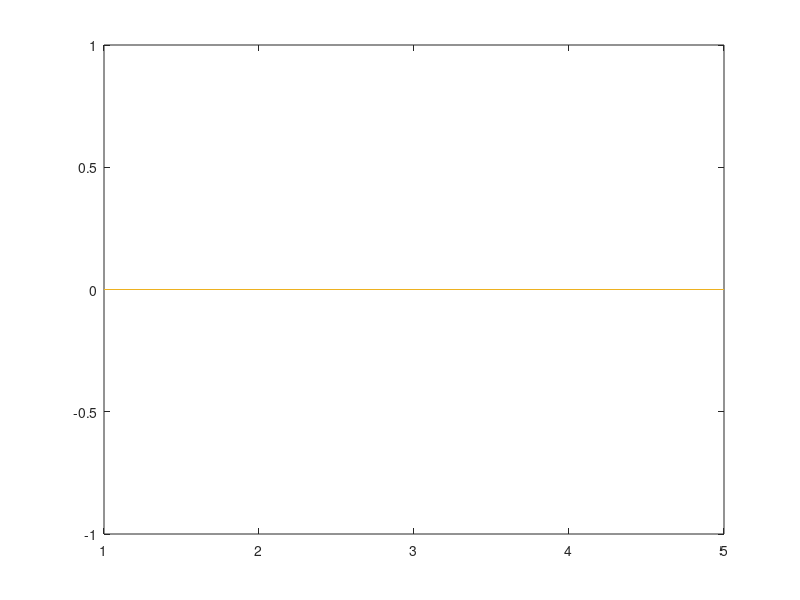

MATLAB code to generate this figure: (Note: this script raises an error after producing the figure.)

%% settings
fps = 60;
num_mice = 10;
num_reps = 40;
num_days = 5;
max_trial_duration = 60;
guaranteed_rewards = 3; %# of rewards which are automatically given, even on "lick_required" days
reward_zones = [-0.5 -0.5 0 0 0,  -0.5 -0.5 -0.5 0 0]; %start of reward zones, for mouse 1-10
control_zones = -0.5 - reward_zones; %start of control zones for mouse 1-10
reward_zone_size = 0.5;
anticipation_zone_size = 0.25;
base_dir{1} = "C:\Users\Published Data\Linear Track\linear track V5 set1"; %folder for data set 1
base_dir{2} = "C:\Users\Published Data\Linear Track\linear track V5 set2"; %folder for data set 2
mice_per_set = 5;

%colors
blue_color = [0 0 1];
orange_color = [1 0.5 0];
green_color = [0 0.8 0];
grey_color = [0.6 0.6 0.6];
magenta_color = [1 0 1];


%% load data
%parameters for data inclusion
min_track_end_position = 0.7; %how far down the track the mouse has to get before timeout, to be included in analysis (track ends are [-0.75 0.75]

trial_timeout = false(num_reps,num_mice,num_days); %to keep track of # of trial timeouts
zoneAmice = find(reward_zones==-0.5);
zoneBmice = find(reward_zones==0);
for set = 1:2
    for d = 1:num_days
        cur_dir = fullfile(base_dir{set},['day' num2str(d)]); %directory of day's data
        data_dir = dir(fullfile(cur_dir,'*godotlogs.txt')); %list of log files
        num_trials = length(data_dir);
        mousenum = nan(num_trials,1); %to store mouse ID #
        repnum = nan(num_trials,1); %to store repetition #
        rewardnum = nan(num_trials,1); %to store whether the trial was rewarded or not
        daynum = nan(num_trials,1); %to store the day/date the trial was run
        minutenum = nan(num_trials,1); %to store the minute the trial started (used for chronologically sorting trials from the same mouse/day)

        %get metadata from filename for all trials in this folder
        for t = 1:num_trials
            cur_trial_name = fullfile(data_dir(t).folder,data_dir(t).name);
            repnum(t) = str2double(extractBetween(data_dir(t).name,'rep','_'));
            rewardnum(t) = str2double(extractBetween(data_dir(t).name,'reward','_'));
            mousenum(t) = str2double(extractBetween(data_dir(t).name,'mouse','_'));
            datestrend = strfind(data_dir(t).name,'_linear')-1;
            datestr = data_dir(t).name(1:datestrend);
            datecell = strsplit(datestr,'_');
            datearray = cellfun(@str2double,datecell);
            if t==1
                t1 = datetime(datearray);
                minutenum(t) = 0;
            else
                t2 = datetime(datearray);
                minutenum(t) = ceil(minutes(time((between(t1,t2,'Time')))));
            end
        end

        %fix repnums for separate experiments (e.g. if an exp ended early and was restarted to get more reps)
        for m = unique(mousenum)'
            m_inds = mousenum==m;
            if length(unique(minutenum(m_inds)))>1
                new_repnums = 1:sum(m_inds);
                for cur_min = sort(unique(minutenum(m_inds)))'
                    min_inds = minutenum==cur_min & m_inds;
                    num_reps_at_min = sum(min_inds);
                    repnums_at_min = repnum(min_inds);
                    [~,o] = sort(repnums_at_min);
                    repnums_at_min(o) = new_repnums(1:num_reps_at_min);
                    repnum(min_inds) = repnums_at_min;
                    new_repnums(1:num_reps_at_min) = [];
                end
            end
        end

        %to give multiple sets of "mice 1-N" unique ID #s
        mousenum = mousenum+((set-1)*mice_per_set);
        
        %pre-allocate space for data
        if set==1 && d==1
            data = nan(1,10,num_days,num_reps,num_mice);
        end

        %load data
        for t = 1:num_trials
            cur_trial_name = fullfile(data_dir(t).folder,data_dir(t).name);
            rawdata = csvread(cur_trial_name);

            %make sure trial does not exceed max trial duration (godot/pi hangups can cause rare issues here)
            start_t = rawdata(1,9); %first timestamp
            end_t = start_t+(1000*max_trial_duration)-1;
            rawdata((rawdata(:,9)>end_t),:) = [];
            rawdata_length = size(rawdata,1);
            data_length = size(data,1);

            %only include data if the mouse traversed the entire track within the trial period
            if max(rawdata(:,5))>=min_track_end_position
                if rawdata_length>data_length
                    data(data_length+1:rawdata_length,:,:,:,:) = nan;
                end
                
                %data columns: [yaw, pitch, roll, x, z, ang, reward, lick, time] 
                data(1:rawdata_length,1:9,d,repnum(t),mousenum(t)) = rawdata;
                data(1:rawdata_length,10,d,repnum(t),mousenum(t)) = rewardnum(t); %add whether trial was rewarded to a new column
            else
                trial_timeout(repnum(t),mousenum(t),d) = true;
            end
        end
    end
end


%% quick look at some raw data
%plot amount of trial timeouts
plot(squeeze(mean(trial_timeout))');

%walking speed histogram
dz = diff(data(:,5,:,:,:)); %m/step
dt = diff(data(:,9,:,:,:)); %ms/step
cm_per_s = (100*dz)./(dt/1000); %cm/s
histogram(cm_per_s(:))


%% bin the data based on position along the track
%parameters for binning data by position
% num_zbins = 50;
% bins_to_exclude = [1 2 num_zbins-1 num_zbins];
num_zbins = 30;
bins_to_exclude = [1 num_zbins];

%parameters for removing reward-licks
omit_lick_dur = 3; %always remove licks for this amount of time after reward
omit_lick_dist = 0; %always remove licks this amount to distance "" 
omit_lick_freq = 1; %remove licks until it drops below this freq
omit_lick_freq_window = 0.5; %(s rolling avg)

%for plotting an example mouse trajectory
example_mouse = 1;
example_day = 3;
example_rep = 10; 
%some good examples: 
%mouse 1, day 1, rep 6 (unlearned, random licking) 
%mouse 1, day 3, rep 10 (fast, not so learned)
%mouse 1, day 5, rep 25 (place learned, rewarded trial)
%mouse 1, day 5, rep 26 (place learned, unrewarded trial)
%mouse 3, dat 1, rep __
%mouse 3, day 5, rep 26 (rewarded)
%mouse 3, day 5, rep 39 (unrewarded) 

zstep = 1.5/num_zbins;
zbins = -0.75+(zstep/2):zstep:0.75-(zstep/2);
lick_bin = zeros([num_reps num_zbins num_mice num_days]); %all licks
lick_bin_omit = zeros([num_reps num_zbins num_mice num_days]); %licks excluded for being right after rewarded
lick_bin_include = zeros([num_reps num_zbins num_mice num_days]); %what's left after omitting reward licks
reward_bin = nan([num_reps num_zbins num_mice num_days]); %reward bin
time_bin = nan([num_reps num_zbins num_mice num_days]); %mean time at each bin
dur_bin = zeros([num_reps num_zbins num_mice num_days]); %duration bin
dur_bin_omit = zeros([num_reps num_zbins num_mice num_days]); %duration bin, only of reward licks
dur_bin_include = zeros([num_reps num_zbins num_mice num_days]); %duration bin, excluding reward-lick duration
for m = 1:num_mice
    for d = 1:num_days
        for r = 1:num_reps
            zpos = data(:,5,d,r,m);
            reward = data(:,7,d,r,m);
            reward = [reward(1); diff(reward)==1];
            lick = data(:,8,d,r,m)>0;
            lick = [lick(1); diff(lick)==1];
            timex = data(:,9,d,r,m);
            timex = (timex-timex(1))/1000; %from ms to s
            
            %check for licks to omit (reward-licking)
            omit_inds = [];
            omit_log = false(size(lick));
            reward_inds = find(reward==1);
            if ~isempty(reward_inds)
                postreward_ind = reward_inds(1)+1;
                %omit by duration after reward
                if omit_lick_dur>0
                    omit_inds = postreward_ind:min([length(omit_log) (postreward_ind+(omit_lick_dur*fps))]); 
                    omit_log(omit_inds) = true;
                end
                
                %omit by lick frequency
                if omit_lick_freq<fps
                    lick_freq = fps*movmean(lick,omit_lick_freq_window*fps);
                    omit_log = omit_log | (lick_freq>omit_lick_freq);
                    omit_log(1:(postreward_ind-1)) = false; %don't omit pre-reward licks
                    includeagain_ind = find(diff(omit_log)==-1,1)+1;
                    omit_log(includeagain_ind:end) = false; %include licks after frequency drops below threshold)
                end
                
                %omit by distance after reward
                if omit_lick_dist>0
                    includeagain_dist = zpos(postreward_ind) + omit_lick_dist;
                    includeagain_ind = find(zpos>=includeagain_dist,1);
                    omit_log(postreward_ind:(includeagain_ind-1)) = true; %omit until mouse reaches certain distance after reward
            
                end
            end
            lick_include = lick & ~omit_log;
            lick_omit = lick & omit_log;
            
            %check that acquired data is OK before including it (framerate regular enough)
            measured_fps = 1./diff(timex(~isnan(timex)));
            if abs(mean(measured_fps)-60)>10 || any(measured_fps<0)
                fprintf(['Problem with data: m' num2str(m) '-d' num2str(d) '-r' num2str(r) '\n'])
            else
                %bin data by zpos
                for z = 1:num_zbins
                    rel_zpos = zpos-zbins(z);
                    bin_inds = rel_zpos>=-(zstep/2) & rel_zpos<(zstep/2);
                    lick_bin(r,z,m,d) = sum(lick(bin_inds),'omitnan');
                    lick_bin_omit(r,z,m,d) = sum(lick_omit(bin_inds),'omitnan');
                    lick_bin_include(r,z,m,d) = sum(lick_include(bin_inds),'omitnan');
                    reward_bin(r,z,m,d) = sum(reward(bin_inds),'omitnan');
                    time_bin(r,z,m,d) = mean(timex(bin_inds),'omitnan'); %average time
                    dur_bin(r,z,m,d) = sum(bin_inds)/mean(measured_fps);
                    dur_bin_omit(r,z,m,d) = sum(bin_inds & omit_log)/mean(measured_fps);
                    dur_bin_include(r,z,m,d) = sum(bin_inds & ~omit_log)/mean(measured_fps);
                end
            end
            
            %plot an example mouse trajectory
            if m==example_mouse && d==example_day && r==example_rep 
                figure('Position',[100 100 350 200])
                axes('Position',[0.1 0.35 0.88 0.6]);
                plot(zpos+.75,timex,'k','LineWidth',1)
                hold on
                patch([reward_zones(m) reward_zones(m)+reward_zone_size reward_zones(m)+reward_zone_size reward_zones(m)]+0.75,...
                    [0 0 60 60],'b','EdgeColor','none','FaceAlpha',0.3);
                patch([control_zones(m) control_zones(m)+reward_zone_size control_zones(m)+reward_zone_size control_zones(m)]+0.75,...
                    [0 0 60 60],'k','FaceColor',grey_color,'EdgeColor','none','FaceAlpha',0.3);
                scatter(zpos(reward==1)+0.75,timex(reward==1),200,'ok','MarkerEdgeColor',magenta_color,'LineWidth',1)
                scatter(zpos(lick_include)+0.75,timex(lick_include),100,'xk','Marker','square','MarkerEdgeColor',green_color,'LineWidth',1)
                scatter(zpos(lick_omit)+0.75,timex(lick_omit),100,'_k','MarkerEdgeColor',grey_color,'LineWidth',0.25)
                scatter(zpos(reward==1)+0.75,timex(reward==1),200,'ok','MarkerEdgeColor',magenta_color,'LineWidth',1)
                
                xlim([0 1.5])
                ylim([0 27])
                yticks([0 5 10 15 20 25])
                ylabel('time from start (s)')
                xlabel('position along track (m)')
                box off
                [~,i] = legend({'mouse trajectory','reward zone','control zone','reward','licks','reward licks'},'Location','NorthEastOutside','FontSize',8);
                i(11).Children.MarkerSize = 10;
                i(12).Children.MarkerSize = 10;
                i(13).Children.MarkerSize = 10;
                i(11).Children.LineWidth = 1;
                i(12).Children.LineWidth = 1;
                i(13).Children.LineWidth = 1;
                i(9).FaceAlpha = 0.4;
                i(10).FaceAlpha = 0.4;
                
                
                %lick rate
                axes('Position',[0.1 0.05 0.8 0.1]);  
                lr = lick_bin(r,:,m,d)./dur_bin(r,:,m,d);
                lri = lick_bin_include(r,:,m,d)./dur_bin(r,:,m,d);
                lro = lick_bin_omit(r,:,m,d)./dur_bin(r,:,m,d);
                binx = zbins+0.75;
                plot(binx,lri,'Color',green_color,'LineWidth',1);
                hold on
                plot(binx,lro,'Color',grey_color,'LineWidth',0.5);
                box off
                ylim([0 11])
                xticks([0 0.5 1 1.5])
                yticks([0 10])
                xticklabels([])
                [~,ii] = legend({'licks','reward licks'},'Location','NorthEastOutside');

            end
        end
    end
end
%calculate binned lick rates
lickrate_bin = lick_bin./dur_bin;
lickrate_bin_omit = lick_bin_omit./dur_bin;
lickrate_bin_include = lick_bin_include./dur_bin;
            
% exclude specified bins
lick_bin(:,bins_to_exclude,:,:) = nan;
lick_bin_omit(:,bins_to_exclude,:,:) = nan;
lick_bin_include(:,bins_to_exclude,:,:) = nan;
lickrate_bin(:,bins_to_exclude,:,:) = nan;
lickrate_bin_omit(:,bins_to_exclude,:,:) = nan;
lickrate_bin_include(:,bins_to_exclude,:,:) = nan;
reward_bin(:,bins_to_exclude,:,:) = nan;
time_bin(:,bins_to_exclude,:,:) = nan;
dur_bin(:,bins_to_exclude,:,:) = nan;

%remove data from timeout trials
%lickbin = [reps z-bin mice days]
data_timeouts = permute(trial_timeout,[1 4 2 3]);
data_timeouts = repmat(data_timeouts,[1 num_zbins 1 1]);
lick_bin(data_timeouts) = nan;
lick_bin_omit(data_timeouts) = nan;
lick_bin_include(data_timeouts) = nan;
lickrate_bin(data_timeouts) = nan;
lickrate_bin_omit(data_timeouts) = nan;
lickrate_bin_include(data_timeouts) = nan;
reward_bin(data_timeouts) = nan;
time_bin(data_timeouts) = nan;
dur_bin(data_timeouts) = nan;

%separate rewarded/unrewarded trials
rewarded_trials = false([num_reps, num_mice, num_days]);
for d = 1:num_days
    for m = 1:num_mice
        rewardnums = squeeze(data(1,10,d,:,m));
        rewarded_reps = rewardnums==1;
        rewarded_trials(:,m,d) = rewarded_reps;
    end
end


%% lick RATE distribution plots, across days
trials_to_include = 1:40;
%lickbin: [trials(40), bins, mice(10), days(5)]

%only look at rewarded trials
rewarded_bins = permute(rewarded_trials,[1 4 2 3]);
rewarded_bins = repmat(rewarded_bins,[1 num_zbins 1 1]);
lickrate_bin_include_rewarded = lickrate_bin_include;
lickrate_bin_include_rewarded(~rewarded_bins) = nan;
lickrate_bin_omit_rewarded = lickrate_bin_omit;
lickrate_bin_omit_rewarded(~rewarded_bins) = nan;

lickrate_includebinnorm = squeeze(mean(lickrate_bin_include(trials_to_include,:,:,:),'omitnan'));
lickrate_omitbinnorm = squeeze(mean(lickrate_bin_omit(trials_to_include,:,:,:),'omitnan'));

%lickrate_binnorm = [bins, mice, days]
mean_licks_include_A = squeeze(mean(lickrate_includebinnorm(:,zoneAmice,:),2,'omitnan'));
mean_licks_omit_A = squeeze(mean(lickrate_omitbinnorm(:,zoneAmice,:),2,'omitnan'));
std_licks_include_A = squeeze(std(lickrate_includebinnorm(:,zoneAmice,:),0,2,'omitnan'));
std_licks_omit_A = squeeze(std(lickrate_omitbinnorm(:,zoneAmice,:),0,2,'omitnan'));
sem_licks_include_A = std_licks_include_A/sqrt(length(zoneAmice));
sem_licks_omit_A = std_licks_omit_A/sqrt(length(zoneAmice));

mean_licks_include_B = squeeze(mean(lickrate_includebinnorm(:,zoneBmice,:),2,'omitnan'));
mean_licks_omit_B = squeeze(mean(lickrate_omitbinnorm(:,zoneBmice,:),2,'omitnan'));
std_licks_include_B = squeeze(std(lickrate_includebinnorm(:,zoneBmice,:),0,2,'omitnan'));
std_licks_omit_B = squeeze(std(lickrate_omitbinnorm(:,zoneBmice,:),0,2,'omitnan'));
sem_licks_include_B = std_licks_include_B/sqrt(length(zoneBmice));
sem_licks_omit_B = std_licks_omit_B/sqrt(length(zoneBmice));

%mean_licks/std_licks = [mice, days]
figure('Position',[100 100 100 200])
% chance_level = 1/(num_zbins-length(bins_to_exclude));
x = zbins+0.75;
ysep = 3.5;
yzeros = fliplr(0:ysep:ysep*4);
% yzeros = [1 0.8 0.6 0.4 0.2];
patch([reward_zones(1) reward_zones(1)+reward_zone_size reward_zones(1)+reward_zone_size reward_zones(1)]+0.75,...
    [-2 -2 50 50],'k','FaceColor',blue_color,'EdgeColor','none','FaceAlpha',0.15);
hold on
patch([control_zones(1) control_zones(1)+reward_zone_size control_zones(1)+reward_zone_size control_zones(1)]+0.75,...
    [-2 -2 50 50],'k','FaceColor',orange_color,'EdgeColor','none','FaceAlpha',0.15);
%plot days 1-5 training data
x(bins_to_exclude) = [];
for d = 1:5
    %plot included licks
    y0 = yzeros(d);
%     plot(x,y0+(zeros(size(x))),'--k')
    
    y = mean_licks_omit_A(:,d)';
    s = sem_licks_omit_A(:,d)';
    y(bins_to_exclude) = [];
    s(bins_to_exclude) = [];
    patch([x fliplr(x)],y0+[(y+s) fliplr(y-s)],'k','FaceColor',[0.7 0.7 0.7],'EdgeColor','none','FaceAlpha',0.3);
    plot(x,y0+y,'Color',[0.7 0.7 0.7],'LineWidth',1)
    
    y = mean_licks_include_A(:,d)';
    s = sem_licks_include_A(:,d)';
    y(bins_to_exclude) = [];
    s(bins_to_exclude) = [];
%     plot(x,y0+mean(y)*ones(size(x)),'--k')
    plot(x,y0*ones(size(x)),'--k')
    patch([x fliplr(x)],y0+[(y+s) fliplr(y-s)],'k','FaceColor',[1 1 1],'EdgeColor','none','FaceAlpha',1);
    patch([x fliplr(x)],y0+[(y+s) fliplr(y-s)],'k','FaceColor',green_color,'EdgeColor','none','FaceAlpha',0.4);
    plot(x,y0+y,'Color',green_color,'LineWidth',1.5)
end
xlabel('position along track (m)')

ylim([-ysep/2 max(yzeros)+1.2*ysep])
ax1 = gca;                  
ax1.YAxis.Visible = 'off'; 
xlim([-0 1.5])


%% lick RATE distribution plots, probe trials only
%rewarded_trials: [num_reps, num_mice, num_days]
%lickbin: [trials(40), bins, mice(10), days(5)]
rewarded_bins = permute(rewarded_trials,[1 4 2 3]);
rewarded_bins = repmat(rewarded_bins,[1 num_zbins 1 1]);
lickrate_includebin_unrewarded = lickrate_bin_include;
lickrate_includebin_unrewarded(logical(rewarded_bins)) = nan;
lickrate_includebin_unrewarded_norm = squeeze(mean(lickrate_includebin_unrewarded(trials_to_include,:,:,:),'omitnan'));
lickrate_includebin_unrewarded_norm = lickrate_includebin_unrewarded_norm./repmat(max(lickrate_includebin_unrewarded_norm),[num_zbins 1 1]);

lickrate_includebin_unrewarded_norm_day4 = mean(lickrate_includebin_unrewarded_norm(:,:,4),3,'omitnan');
mean_licks_include_unrewarded_A_day4 = squeeze(mean(lickrate_includebin_unrewarded_norm_day4(:,zoneAmice),2,'omitnan'));
std_licks_include_unrewarded_A_day4 = squeeze(std(lickrate_includebin_unrewarded_norm_day4(:,zoneAmice),0,2,'omitnan'));
sem_licks_include_unrewarded_A_day4 = std_licks_include_unrewarded_A_day4/sqrt(length(zoneAmice));
mean_licks_include_unrewarded_B_day4 = squeeze(mean(lickrate_includebin_unrewarded_norm_day4(:,zoneBmice),2,'omitnan'));
std_licks_include_unrewarded_B_day4 = squeeze(std(lickrate_includebin_unrewarded_norm_day4(:,zoneBmice),0,2,'omitnan'));
sem_licks_include_unrewarded_B_day4 = std_licks_include_unrewarded_B_day4/sqrt(length(zoneBmice));

lickrate_includebin_unrewarded_norm_day5 = mean(lickrate_includebin_unrewarded_norm(:,:,5),3,'omitnan');
mean_licks_include_unrewarded_A_day5 = squeeze(mean(lickrate_includebin_unrewarded_norm_day5(:,zoneAmice),2,'omitnan'));
std_licks_include_unrewarded_A_day5 = squeeze(std(lickrate_includebin_unrewarded_norm_day5(:,zoneAmice),0,2,'omitnan'));
sem_licks_include_unrewarded_A_day5 = std_licks_include_unrewarded_A_day5/sqrt(length(zoneAmice));
mean_licks_include_unrewarded_B_day5 = squeeze(mean(lickrate_includebin_unrewarded_norm_day5(:,zoneBmice),2,'omitnan'));
std_licks_include_unrewarded_B_day5 = squeeze(std(lickrate_includebin_unrewarded_norm_day5(:,zoneBmice),0,2,'omitnan'));
sem_licks_include_unrewarded_B_day5 = std_licks_include_unrewarded_B_day5/sqrt(length(zoneBmice));

lickrate_includebin_unrewarded_norm_day45 = mean(lickrate_includebin_unrewarded_norm(:,:,4:5),3,'omitnan');
mean_licks_include_unrewarded_A_day45 = squeeze(mean(lickrate_includebin_unrewarded_norm_day45(:,zoneAmice),2,'omitnan'));
std_licks_include_unrewarded_A_day45 = squeeze(std(lickrate_includebin_unrewarded_norm_day45(:,zoneAmice),0,2,'omitnan'));
sem_licks_include_unrewarded_A_day45 = std_licks_include_unrewarded_A_day45/sqrt(length(zoneAmice));
mean_licks_include_unrewarded_B_day45 = squeeze(mean(lickrate_includebin_unrewarded_norm_day45(:,zoneBmice),2,'omitnan'));
std_licks_include_unrewarded_B_day45 = squeeze(std(lickrate_includebin_unrewarded_norm_day45(:,zoneBmice),0,2,'omitnan'));
sem_licks_include_unrewarded_B_day45 = std_licks_include_unrewarded_B_day45/sqrt(length(zoneBmice));

figure('Position',[100 100 100 200])
ax = axes('Position',[0.1 0.55 0.8 0.4]);
patch([reward_zones(1) reward_zones(1)+reward_zone_size reward_zones(1)+reward_zone_size reward_zones(1)]+0.75,...
    [-2 -2 10 10],'k','FaceColor',[0 0 1],'EdgeColor','none','FaceAlpha',0.15);
hold on
patch([control_zones(1) control_zones(1)+reward_zone_size control_zones(1)+reward_zone_size control_zones(1)]+0.75,...
    [-2 -2 10 10],'k','FaceColor',[1 0.5 0],'EdgeColor','none','FaceAlpha',0.15);
x = zbins+0.75;
x(bins_to_exclude) = [];
y = mean_licks_include_unrewarded_A_day45(:)';
s = sem_licks_include_unrewarded_A_day45(:)';
y(bins_to_exclude) = [];
s(bins_to_exclude) = [];
y0 = 0;
plot(x,y0+mean(y)*ones(size(x)),'--k','Color',[0.6 0.6 0.6]);
patch([x fliplr(x)],y0+[(y+s) fliplr(y-s)],'k','FaceColor',[0 0 1],'EdgeColor','none','FaceAlpha',0.3);
plot(x,y0+y,'Color',[0 0 1],'LineWidth',1)
ylim([0 0.9])
xticks([])
yticks([0 0.5])

ax = axes('Position',[0.1 0.1 0.8 0.4]);
patch([reward_zones(1) reward_zones(1)+reward_zone_size reward_zones(1)+reward_zone_size reward_zones(1)]+0.75,...
    [-2 -2 10 10],'k','FaceColor',[0 0 1],'EdgeColor','none','FaceAlpha',0.15);
hold on
patch([control_zones(1) control_zones(1)+reward_zone_size control_zones(1)+reward_zone_size control_zones(1)]+0.75,...
    [-2 -2 10 10],'k','FaceColor',[1 0.5 0],'EdgeColor','none','FaceAlpha',0.15);
y = mean_licks_include_unrewarded_B_day45(:)';
s = sem_licks_include_unrewarded_B_day45(:)';
y(bins_to_exclude) = [];
s(bins_to_exclude) = [];
y0 = 0;
plot(x,y0+mean(y)*ones(size(x)),'--k','Color',[0.6 0.6 0.6]);
patch([x fliplr(x)],y0+[(y+s) fliplr(y-s)],'k','FaceColor',[1 0.5 0],'EdgeColor','none','FaceAlpha',0.3);
plot(x,y0+y,'Color',[1 0.5 0],'LineWidth',1)
yticks([0 0.5])
ylim([0 1])
xlim([0 1.5])


%% fraction of licking in reward and control zones
trials_to_include = 1:40;
zone_lick_include = nan(num_reps,num_days,num_mice,4);
for m = 1:num_mice
    reward_bins = find(zbins>=(reward_zones(m)) & zbins<(reward_zones(m)+reward_zone_size));
    anticipatory_bins = find(zbins>=reward_zones(m) & zbins<(reward_zones(m)+anticipation_zone_size));
    control_bins = find(zbins>=(control_zones(m)) & zbins<(control_zones(m)+reward_zone_size));
    all_bins = 1:num_zbins;
    for d = 1:num_days
        %get amount of licking in each of 3 zones
        zone_lick_include(:,d,m,1) = sum(lick_bin_include(:,reward_bins,m,d),2,'omitnan');
        zone_lick_include(:,d,m,2) = sum(lick_bin_include(:,anticipatory_bins,m,d),2,'omitnan');
        zone_lick_include(:,d,m,3) = sum(lick_bin_include(:,control_bins,m,d),2,'omitnan');
        zone_lick_include(:,d,m,4) = sum(lick_bin_include(:,all_bins,m,d),2,'omitnan');
    end
end
zone_lick_include_fraction = zone_lick_include./repmat(zone_lick_include(:,:,:,4),[1 1 1 4]);
mean_zone_lick_include_fraction = squeeze(mean(zone_lick_include_fraction(trials_to_include,:,:,:),'omitnan'));

%fraction of licks at reward zone
zone = 1;
figure('Position',[100 100 350 200])
y = 100*mean(mean_zone_lick_include_fraction(:,zoneAmice,zone),2,'omitnan')';
ys = 100*std(mean_zone_lick_include_fraction(:,zoneAmice,zone),0,2,'omitnan')';
ys = ys/sqrt(length(zoneAmice));
chance_level = 100*length(reward_bins)/(num_zbins-length(bins_to_exclude));
x = 1:5;
patch([x fliplr(x)],[(y+ys) fliplr(y-ys)],'k','FaceColor','b','EdgeColor','none','FaceAlpha',0.3);
% plot(repmat(x',[1 5]),100*mean_zone_lick_include_fraction(:,zoneAmice,zone),'b','LineWidth',0.25)
hold on
plot(x,chance_level*ones(1,5),'--k')
plot(x,y,'b','LineWidth',2)
xticks(1:5)
xlim([0.75 5.25])
ylim([0 100])
ylabel('licks in reward zone (%)')
xlabel('day of training')

%fraction of licks at control zone
zone = 3;
y = 100*mean(mean_zone_lick_include_fraction(:,zoneAmice,zone),2,'omitnan')';
ys = 100*std(mean_zone_lick_include_fraction(:,zoneAmice,zone),0,2,'omitnan')';
ys = ys/sqrt(length(zoneAmice));
x = 1:5;
patch([x fliplr(x)],[(y+ys) fliplr(y-ys)],'k','FaceColor',[1 0.5 0],'EdgeColor','none','FaceAlpha',0.3);
% plot(repmat(x',[1 5]),100*mean_zone_lick_include_fraction(:,zoneAmice,zone),'Color',[1 0.5 0],'LineWidth',0.25)
plot(x,chance_level*ones(1,5),'--k')
plot(x,y,'Color',[1 0.5 0],'LineWidth',2)
xticks(1:5)
xlim([0.75 5.25])
ylim([0 100])
ylabel('licks (%)')
xlabel('day of training')

[~,iii] = legend({'','','reward zone','','','control zone'},'Location','NorthEastOutside');

%unrewarded trials
zone_lick_include_fraction_unrewarded = zone_lick_include_fraction;
rewarded_zones = permute(rewarded_trials,[1 3 2]);
rewarded_zones = logical(repmat(rewarded_zones,[1 1 1 4]));
zone_lick_include_fraction_unrewarded(rewarded_zones) = nan;
mean_zone_lick_include_fraction_unrewarded = squeeze(mean(zone_lick_include_fraction_unrewarded,'omitnan'));

zone_lick_fraction_unrewarded_day45 = squeeze(mean(mean_zone_lick_include_fraction_unrewarded(:,:,:),1,'omitnan'));
zone_lick_fraction_unrewarded_day4 = squeeze(mean_zone_lick_include_fraction_unrewarded(4,:,:));
zone_lick_fraction_unrewarded_day5 = squeeze(mean_zone_lick_include_fraction_unrewarded(5,:,:));
% zone_lick_fraction_unrewarded_day45: [mice=10, zone=4(reward,anticipatory,control,all)]

%lick fraction selectivity index 
figure('Position',[100 100 350 200])
i_r = mean_zone_lick_include_fraction(:,:,1);
i_c = mean_zone_lick_include_fraction(:,:,3);
lfsi = (i_r-i_c)./(i_r+i_c);
y = mean(lfsi(:,zoneAmice),2,'omitnan')';
ys = std(lfsi(:,zoneAmice),0,2,'omitnan')';
ys = ys/sqrt(length(zoneAmice));
x = 1:5;
patch([x fliplr(x)],[(y+ys) fliplr(y-ys)],'k','FaceColor',green_color,'EdgeColor','none','FaceAlpha',0.3);
hold on
% plot(repmat(x',[1 5]),100*mean_zone_lick_include_fraction(:,zoneAmice,zone),'Color',[1 0.5 0],'LineWidth',0.25)
plot(x,zeros(1,5),'--k')
plot(x,y,'Color',green_color,'LineWidth',2)
xticks(1:5)
xlim([0.75 5.25])
ylim([-0.7 1])
ylabel('selectivity index')
xlabel('day of training')
[~,iii] = legend({'','','reward zone','','','control zone'},'Location','NorthEastOutside');


%lick fraction selectivity index, both mouse groups
figure('Position',[100 100 350 200])
i_r = mean_zone_lick_include_fraction(:,:,1);
i_c = mean_zone_lick_include_fraction(:,:,3);
lfsi = (i_r-i_c)./(i_r+i_c);
y = mean(lfsi(:,zoneAmice),2,'omitnan')';
ys = std(lfsi(:,zoneAmice),0,2,'omitnan')';
ys = ys/sqrt(length(zoneAmice));
x = 1:5;
patch([x fliplr(x)],[(y+ys) fliplr(y-ys)],'k','FaceColor',blue_color,'EdgeColor','none','FaceAlpha',0.3);
hold on
% plot(repmat(x',[1 5]),100*mean_zone_lick_include_fraction(:,zoneAmice,zone),'Color',[1 0.5 0],'LineWidth',0.25)
plot(x,zeros(1,5),'--k')
plot(x,y,'Color',blue_color,'LineWidth',2)

y = -mean(lfsi(:,zoneBmice),2,'omitnan')';
ys = std(lfsi(:,zoneBmice),0,2,'omitnan')';
ys = ys/sqrt(length(zoneBmice));
x = 1:5;
patch([x fliplr(x)],[(y+ys) fliplr(y-ys)],'k','FaceColor',orange_color,'EdgeColor','none','FaceAlpha',0.3);
hold on
% plot(repmat(x',[1 5]),100*mean_zone_lick_include_fraction(:,zoneAmice,zone),'Color',[1 0.5 0],'LineWidth',0.25)
plot(x,zeros(1,5),'--k')
plot(x,y,'Color',orange_color,'LineWidth',2)
xticks(1:5)
xlim([0.75 5.25])
ylim([-0.7 1])
ylabel('selectivity index')
xlabel('day of training')
[~,iii] = legend({'','','reward zone','','','control zone'},'Location','NorthEastOutside');



%% scatter and box plot of unrewarded lick fraction
%unrewarded licks at reward zone
figure('Position',[100 100 300 220])
jitterscale = 0;
marker_size = 10;
chance_level = 100*length(reward_bins)/(num_zbins-length(bins_to_exclude))
y = 100*[zone_lick_fraction_unrewarded_day4(:,[3 1])  zone_lick_fraction_unrewarded_day5(:,[3 1])];
x = jitterscale*((rand([1,num_mice])*2)-1);
plot([0 10],chance_level*ones(1,2),'--k','Color',[0.6 0.6 0.6])
hold on
y = [y(:,1:2) nan(num_mice,1) y(:,3:4)];
x0 = 1;
scatter(x0+x(zoneAmice),y(zoneAmice,1),marker_size,'MarkerEdgeColor',blue_color,'LineWidth',1)
scatter(x0+x(zoneBmice),y(zoneBmice,1),marker_size,'MarkerEdgeColor',orange_color,'LineWidth',1)

x0 = 2;
scatter(x0+x(zoneAmice),y(zoneAmice,2),marker_size,'MarkerEdgeColor',blue_color,'LineWidth',1)
scatter(x0+x(zoneBmice),y(zoneBmice,2),marker_size,'MarkerEdgeColor',orange_color,'LineWidth',1)

x0 = 4;
scatter(x0+x(zoneAmice),y(zoneAmice,4),marker_size,'MarkerEdgeColor',blue_color,'LineWidth',1)
scatter(x0+x(zoneBmice),y(zoneBmice,4),marker_size,'MarkerEdgeColor',orange_color,'LineWidth',1)

x0 = 5;
scatter(x0+x(zoneAmice),y(zoneAmice,5),marker_size,'MarkerEdgeColor',blue_color,'LineWidth',1)
scatter(x0+x(zoneBmice),y(zoneBmice,5),marker_size,'MarkerEdgeColor',orange_color,'LineWidth',1)

boxplot(y,'colors','k');
xticks([1 2 4 5])
% xticklabels({'reward zone','control zone'})
xtickangle(30) 
xticklabels({'control','reward','control','reward'})
xlim([0.25 5.75])
ylim([-10 110])
yticks(0:20:100)
% title('unrewarded trials')
ylabel('licks (%)')
[~,i] = legend({'','group A','group B'},'Location','NorthEastOutside','FontSize',8);
i(3).Children.LineWidth = 1;
i(4).Children.LineWidth = 1;
box off

%day 4+5
figure('Position',[100 100 250 220])
jitterscale = 0;
marker_size = 20;
% chance_level = 100*length(reward_bins)/(num_zbins-length(bins_to_exclude))
y = 100*zone_lick_fraction_unrewarded_day45(:,[3 1]);
x = jitterscale*((rand([1,num_mice])*2)-1);
plot([0 10],chance_level*ones(1,2),'--k','Color',[0.6 0.6 0.6])
hold on
x0 = 1;
scatter(x0+x(zoneAmice),y(zoneAmice,1),marker_size,'MarkerEdgeColor',blue_color,'LineWidth',1)
scatter(x0+x(zoneBmice),y(zoneBmice,1),marker_size,'MarkerEdgeColor',orange_color,'LineWidth',1)

x0 = 2;
scatter(x0+x(zoneAmice),y(zoneAmice,2),marker_size,'MarkerEdgeColor',blue_color,'LineWidth',1)
scatter(x0+x(zoneBmice),y(zoneBmice,2),marker_size,'MarkerEdgeColor',orange_color,'LineWidth',1)

boxplot(y,'colors','k');
xticks([1 2])
% xticklabels({'reward zone','control zone'})
xtickangle(30) 
xticklabels({'control','reward'})
xlim([0.25 2.75])
ylim([-10 110])
yticks(0:20:100)
% title('unrewarded trials')
ylabel('licks (%)')
[~,i] = legend({'','group A','group B'},'Location','NorthEastOutside','FontSize',8);
i(3).Children.LineWidth = 1;
i(4).Children.LineWidth = 1;
box off


%% statistical test of unrewarded lick fraction at reward vs control zone
pvalue = signrank(zone_lick_fraction_unrewarded_day45(:,1),zone_lick_fraction_unrewarded_day45(:,3),'tail','both')


%% (zone B) fraction of licking in reward and control zones
%fraction of licks at reward zone
zone = 1;
figure('Position',[100 100 350 200])
y = 100*mean(mean_zone_lick_include_fraction(:,zoneBmice,zone),2,'omitnan')';
ys = 100*std(mean_zone_lick_include_fraction(:,zoneBmice,zone),0,2,'omitnan')';
chance_level = 100*length(reward_bins)/(num_zbins-length(bins_to_exclude));
x = 1:5;
patch([x fliplr(x)],[(y+ys) fliplr(y-ys)],'k','FaceColor','b','EdgeColor','none','FaceAlpha',0.3);
% plot(repmat(x',[1 5]),100*mean_zone_lick_include_fraction(:,zoneAmice,zone),'b','LineWidth',0.25)
hold on
plot(x,chance_level*ones(1,5),'--k')
plot(x,y,'b','LineWidth',2)
xticks(1:5)
xlim([0.75 5.25])
ylim([0 100])
ylabel('licks in reward zone (%)')

%fraction of licks at control zone
zone = 3;
y = 100*mean(mean_zone_lick_include_fraction(:,zoneBmice,zone),2,'omitnan')';
ys = 100*std(mean_zone_lick_include_fraction(:,zoneBmice,zone),0,2,'omitnan')';
x = 1:5;
patch([x fliplr(x)],[(y+ys) fliplr(y-ys)],'k','FaceColor',[1 0.5 0],'EdgeColor','none','FaceAlpha',0.3);
% plot(repmat(x',[1 5]),100*mean_zone_lick_include_fraction(:,zoneAmice,zone),'Color',[1 0.5 0],'LineWidth',0.25)
plot(x,chance_level*ones(1,5),'--k')
plot(x,y,'Color',[1 0.5 0],'LineWidth',2)
xticks(1:5)
xlim([0.75 5.25])
ylim([0 100])
ylabel('licks (%)')
xlabel('day of training')

[~,iii] = legend({'','','reward zone','','','control zone'},'Location','NorthEastOutside');

%unrewarded trials
zone_lick_include_fraction_unrewarded = zone_lick_include_fraction;
rewarded_zones = permute(rewarded_trials,[1 3 2]);
rewarded_zones = logical(repmat(rewarded_zones,[1 1 1 4]));
zone_lick_include_fraction_unrewarded(rewarded_zones) = nan;
mean_zone_lick_include_fraction_unrewarded = squeeze(mean(zone_lick_include_fraction_unrewarded,'omitnan'));

zone_lick_fraction_unrewarded_day45 = squeeze(mean(mean_zone_lick_include_fraction_unrewarded(:,:,:),1,'omitnan'));
% zone_lick_fraction_unrewarded_day45: [mice=10, zone=4(rew,ant,con,all)]



%% How long do mice take to traverse the track?
%average of all mice (excluding timeouts)
tmp = time_bin;
tmp(data_timeouts) = nan;
colors = parula(num_reps);
figure()
for d = 1:num_days
    subplot(1,num_days,d)
    for r = 1:num_reps
        plot(zbins,mean(tmp(r,:,:,d),3,'omitnan'),'k','Color',colors(r,:))
        hold on
    end
    ylim([0 40])
end

%% correlation between licking and time spent
figure('Position',[100 100 300 300])
x = dur_bin(:);
naninds = isnan(x);
x(naninds) = [];
y = lick_bin(:);
y(naninds) = [];
scatter(x,y,5,'ok','filled','MarkerEdgeColor','none','MarkerFaceAlpha',0.3)
hold on
[rho,pval] = corr(x,y);
slope = x\y;
plot([0 max_trial_duration],[0 slope*max_trial_duration],'--k')
xlabel('time spent at location (s)')
ylabel('licks at location')
xlim([0 45])
ylim([0 100])




